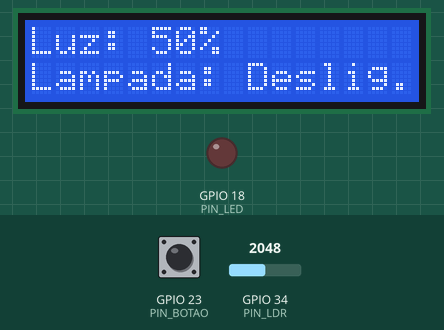
Simulated run of this program. Board: ESP32. On the bench: 16×2 character LCD, output pins drawn as LEDs (lit = HIGH). Inputs (shaded band) come from the test bench; at power-on: GPIO 34 (PIN_LDR) = 2048, GPIO 23 (PIN_BOTAO) HIGH. What the program prints to the serial monitor is not drawn.

Above: at 2.7 s.
2.8 s: GPIO 34 (PIN_LDR) set to 2861
At 4.1 s:
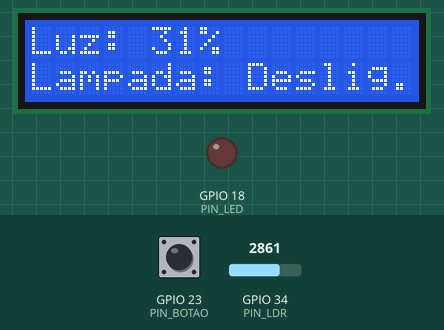
4.4 s: GPIO 34 (PIN_LDR) set to 2964
At 4.8 s:
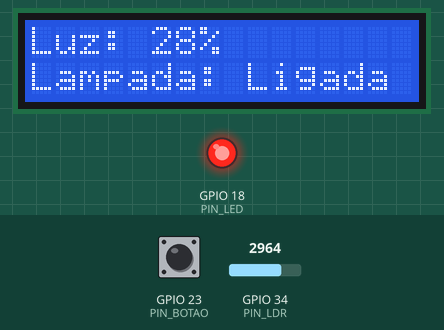
5.9 s: GPIO 23 (PIN_BOTAO) pulled LOW for 0.15 s
At 6.6 s:
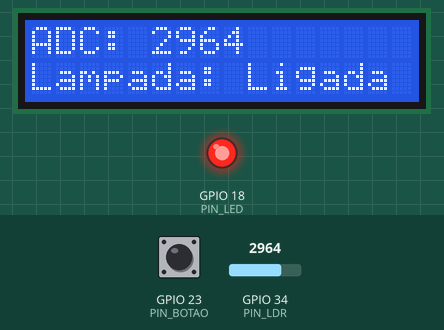
7.5 s: GPIO 34 (PIN_LDR) set to 2866
At 8.0 s:
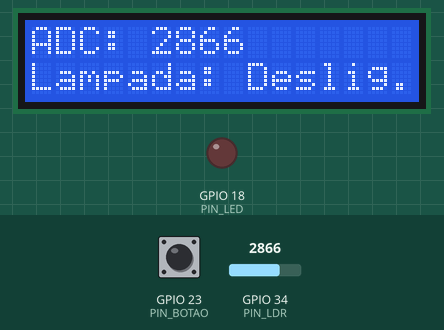
9.0 s: GPIO 23 (PIN_BOTAO) pulled LOW for 1 s
At 9.5 s:
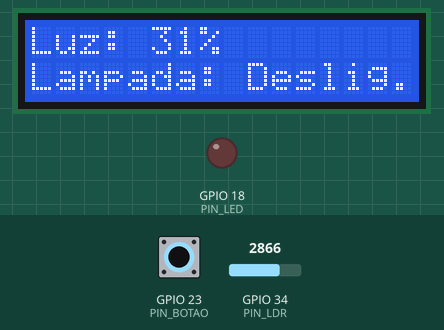
11.5 s: GPIO 23 (PIN_BOTAO) pulled LOW for 3.2 s
At 12.0 s:
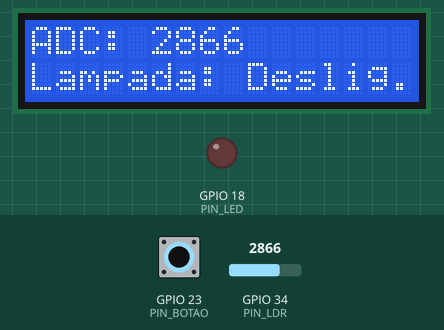
Timing chart, 0 to 14.5 s (numbered marks = the images above; inputs shaded):
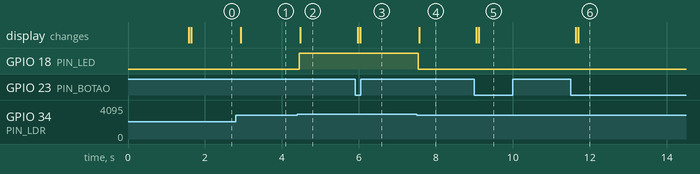

Measured:
- the behaviour switches between 2907 and 2908 on GPIO 34 (PIN_LDR) (found by bisection; images 1 and 2)
- after the input at 2.8 s, the display: changes after 0.13 s (image 1)
- after the input at 4.4 s, GPIO 18 (PIN_LED): LOW → HIGH after 0.05 s; the display: changes after 0.08 s (image 2)
- after the input at 5.9 s, the display: first changes after 0.07 s (image 3 shows a later state)
- after the input at 7.5 s, GPIO 18 (PIN_LED): HIGH → LOW at once; the display: changes after 0.07 s (image 4)
- after the input at 9.0 s, the display: first changes after 0.05 s (image 5 shows a later state)
- after the input at 11.5 s, the display: first changes after 0.14 s (image 6 shows a later state)

The program:

main.cpp
```cpp
#include <Arduino.h>
#include <Wire.h>
#include <LiquidCrystal_I2C.h>

#define PIN_LDR   34
#define PIN_BOTAO 23
#define PIN_LED   18
#define LIMIAR     30

LiquidCrystal_I2C lcd(0x27, 16, 2);

bool modoPorcentagem = true;
bool estadoAnteriorBotao = HIGH;
bool ledAtivo = false;

int  lerLDR();
void controlarLED(int porcentagem);
void verificarBotao();
void atualizarDisplay(int valorBruto, int porcentagem);
void setup() {
  Serial.begin(115200);
  pinMode(PIN_BOTAO, INPUT_PULLUP);
  pinMode(PIN_LED, OUTPUT);
  digitalWrite(PIN_LED, LOW);
  lcd.init();
  lcd.backlight();
  lcd.clear();
  lcd.setCursor(0, 0);
  lcd.print("Iniciando...");
  delay(1500);
  lcd.clear();
}

void loop() {
  verificarBotao();
  int valorBruto =lerLDR();
  int porcentagem= map(valorBruto, 0, 4095, 100, 0);
  porcentagem  = constrain(porcentagem, 0, 100);
  controlarLED(porcentagem);
  atualizarDisplay(valorBruto, porcentagem);
  Serial.printf("Bruto: %d | Pct: %d | LED: %s\n", valorBruto, porcentagem, ledAtivo ? "SIM" : "NAO");
  delay(200);
}

int lerLDR() {
  long soma = 0;
  for (int i = 0; i < 5; i++) {
    soma += analogRead(PIN_LDR);
    delay(5);
  }
  return soma / 5;
}
void controlarLED(int porcentagem) {
  if (porcentagem < LIMIAR) {
    digitalWrite(PIN_LED, HIGH);
    ledAtivo = true;
  } else {
    digitalWrite(PIN_LED, LOW);
    ledAtivo = false;
  }
}
void verificarBotao() {
  bool estadoAtual = digitalRead(PIN_BOTAO);
  if (estadoAnteriorBotao == HIGH && estadoAtual == LOW) {
    modoPorcentagem = !modoPorcentagem;
    lcd.clear();
  }
  estadoAnteriorBotao = estadoAtual;
}

void atualizarDisplay(int valorBruto, int porcentagem) {
  lcd.setCursor(0, 0);
  if (modoPorcentagem) {
    lcd.print("Luz: ");
    lcd.print(porcentagem);
    lcd.print("%          ");
  } else {
    lcd.print("ADC: ");
    lcd.print(valorBruto);
    lcd.print("       ");
  }
  lcd.setCursor(0, 1);
  if (ledAtivo) {
    lcd.print("Lampada: Ligada ");
  } else {
    lcd.print("Lampada: Deslig.");
  }
}
```
